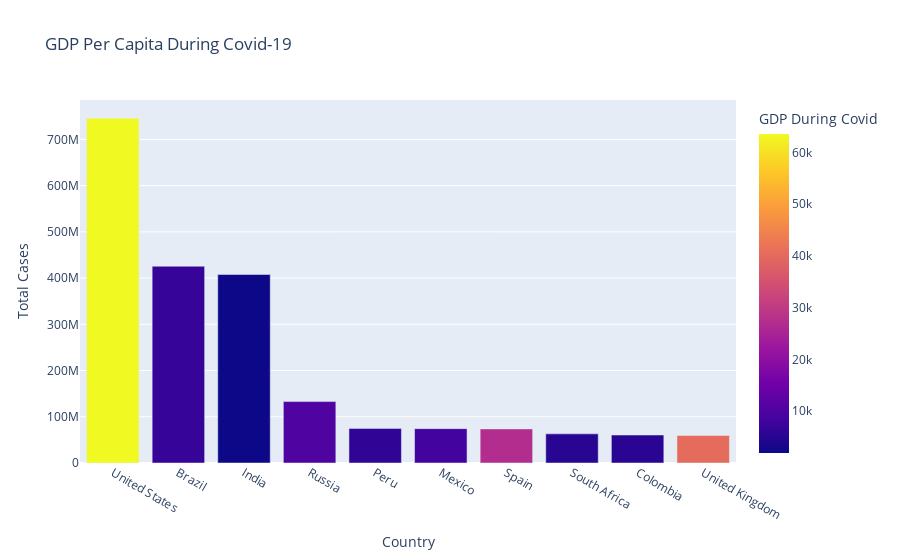

The notebook cell saved with this chart:
### Code cell
fig = px.bar(data3, x='Country', 
             y='Total Cases',
             hover_data=['Population', 'Total Deaths'], 
             color='GDP During Covid', 
             title="GDP Per Capita During Covid-19")
fig.show()

### Figure 1 — Plotly figure (JSON) as saved in the notebook; plotly's stock layout.template omitted (floating-point values rounded to 4 significant figures)
{"data": [{"alignmentgroup": "True", "customdata": [[331002647, 26477574], [212559409, 14340567], [1380004385, 7247327], [145934460, 2131571], [32971846, 3020038], [128932753, 7295850], [46754783, 5510624], [59308690, 1357682], [50882884, 1936134], [67886004, 7249573]], "hovertemplate": "Country=%{x}<br>Total Cases=%{y}<br>Population=%{customdata[0]}<br>Total Deaths=%{customdata[1]}<br>GDP During Covid=%{marker.color}<extra></extra>", "legendgroup": "", "marker": {"color": [63540.0, 6797.0, 1901.0, 10130.0, 6127.0, 8347.0, 27060.0, 5091.0, 5333.0, 40280.0], "coloraxis": "coloraxis", "pattern": {"shape": ""}}, "name": "", "offsetgroup": "", "orientation": "v", "showlegend": false, "textposition": "auto", "type": "bar", "x": ["United States", "Brazil", "India", "Russia", "Peru", "Mexico", "Spain", "South Africa", "Colombia", "United Kingdom"], "xaxis": "x", "y": [746014098, 425704517, 407771615, 132888951, 74882695, 74347548, 73717676, 63027659, 60543682, 59475032], "yaxis": "y"}], "layout": {"barmode": "relative", "coloraxis": {"colorbar": {"title": {"text": "GDP During Covid"}}, "colorscale": [[0, "#0d0887"], [0.1111, "#46039f"], [0.2222, "#7201a8"], [0.3333, "#9c179e"], [0.4444, "#bd3786"], [0.5556, "#d8576b"], [0.6667, "#ed7953"], [0.7778, "#fb9f3a"], [0.8889, "#fdca26"], [1, "#f0f921"]]}, "legend": {"tracegroupgap": 0}, "title": {"text": "GDP Per Capita During Covid-19"}, "xaxis": {"anchor": "y", "domain": [0, 1], "title": {"text": "Country"}}, "yaxis": {"anchor": "x", "domain": [0, 1], "title": {"text": "Total Cases"}}}}
